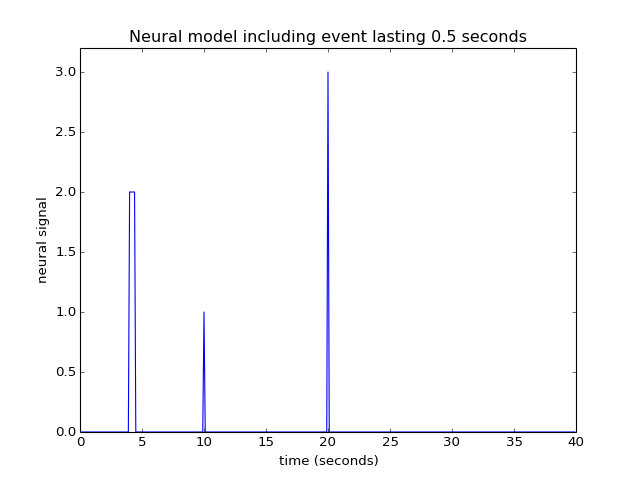

Source code (Python):
neural_signal[i_time_4:i_time_4 + 5] = 2
plt.plot(times, neural_signal)
plt.xlabel('time (seconds)')
plt.ylabel('neural signal')
plt.ylim(0, 3.2)
plt.title('Neural model including event lasting 0.5 seconds')
